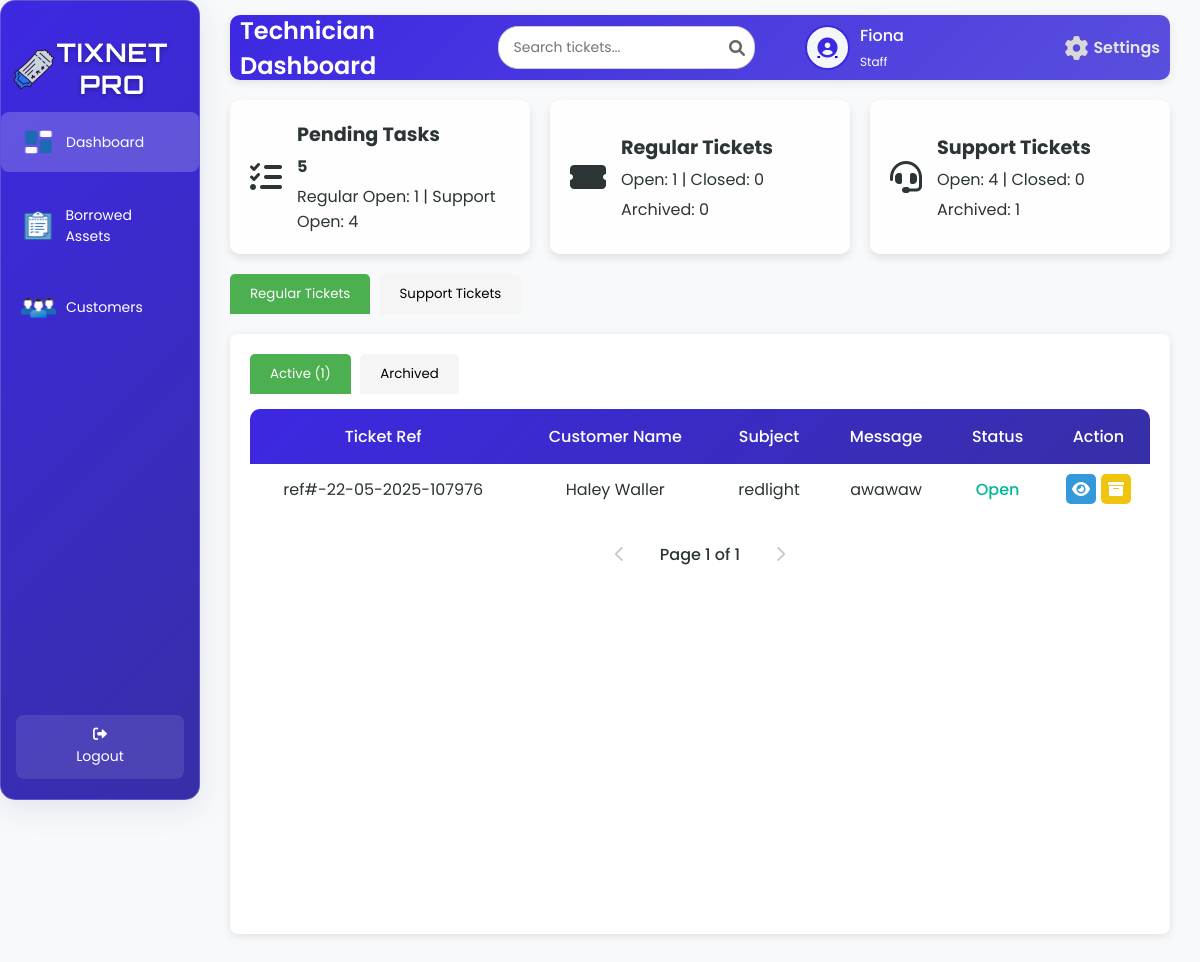
Page /technicianD.php (signed in) on the earlier database version.
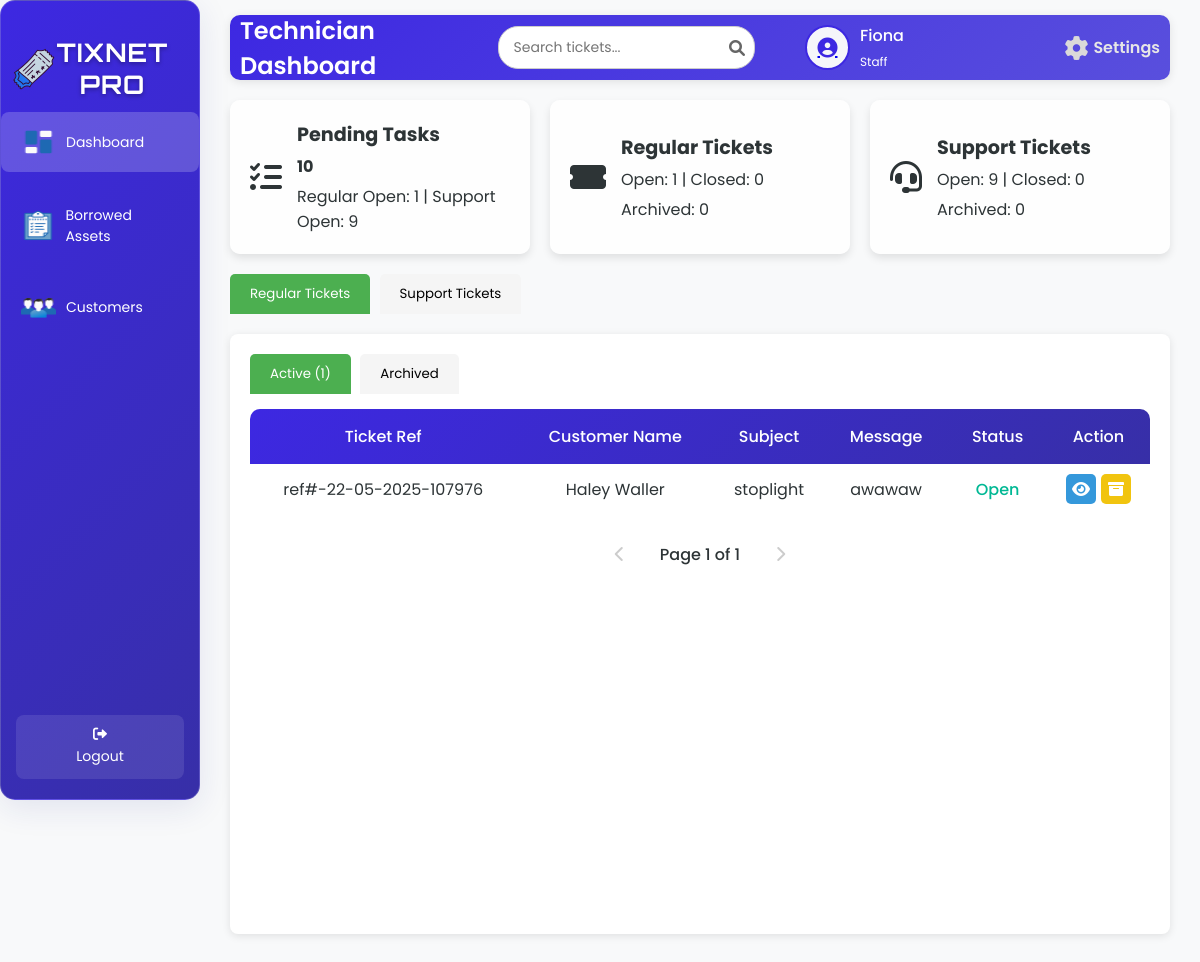
Same page on the later database version.
### tables this page shows
CREATE TABLE `tbl_ticket` (
  `t_id` int(50) NOT NULL,
  `t_aname` varchar(200) NOT NULL,
  `t_subject` varchar(200) NOT NULL,
  `t_status` varchar(200) NOT NULL,
  `t_details` varchar(200) NOT NULL,
  `t_ref` varchar(200) NOT NULL
);

### technicianD.php (the view, shortened to what the changed rows need)
<?php
include 'db.php';
$openTickets = $closedTickets = $supportOpen = $supportClosed = 0;
$archivedRegular = $archivedSupport = 0;
$pendingTasks = 0;
$resultRegularActive = $resultRegularArchived = null;
$errorMessage = '';
$limit = 10;
$regularActivePage = isset($_GET['regularActivePage']) ? max(1, (int)$_GET['regularActivePage']) : 1;
$tab = $_GET['tab'] ?? 'regular';
$searchTerm = isset($_GET['search']) ? trim($_GET['search']) : '';
try {
    $searchLike = $searchTerm ? "%$searchTerm%" : null;
    $sqlOpenTickets = "SELECT COUNT(*) AS openTickets FROM tbl_ticket
                      WHERE t_status = 'open'
                      AND (t_details NOT LIKE 'ARCHIVED:%' OR t_details IS NULL)
                      AND t_status != 'archived'";
    $stmtOpenTickets = $conn->prepare($sqlOpenTickets);
    $stmtOpenTickets->execute();
    $resultOpenTickets = $stmtOpenTickets->get_result();
    $openTickets = $resultOpenTickets->fetch_assoc()['openTickets'] ?? 0;
    $sqlSupportOpen = "SELECT COUNT(*) AS supportOpen FROM tbl_supp_tickets
                      WHERE s_status = 'Open'
                      AND (s_message NOT LIKE 'ARCHIVED:%' OR s_message IS NULL)";
    $stmtSupportOpen = $conn->prepare($sqlSupportOpen);
    $stmtSupportOpen->execute();
    $resultSupportOpen = $stmtSupportOpen->get_result();
    $supportOpen = $resultSupportOpen->fetch_assoc()['supportOpen'] ?? 0;
    $sqlSupportClosed = "SELECT COUNT(*) AS supportClosed FROM tbl_supp_tickets
                        WHERE s_status = 'Closed'
                        AND (s_message NOT LIKE 'ARCHIVED:%' OR s_message IS NULL)";
    $stmtSupportClosed = $conn->prepare($sqlSupportClosed);
    $stmtSupportClosed->execute();
    $resultSupportClosed = $stmtSupportClosed->get_result();
    $supportClosed = $resultSupportClosed->fetch_assoc()['supportClosed'] ?? 0;
    $sqlArchivedSupport = "SELECT COUNT(*) AS archivedSupport FROM tbl_supp_tickets
                          WHERE s_message LIKE 'ARCHIVED:%'";
    $stmtArchivedSupport = $conn->prepare($sqlArchivedSupport);
    $stmtArchivedSupport->execute();
    $resultArchivedSupport = $stmtArchivedSupport->get_result();
    $archivedSupport = $resultArchivedSupport->fetch_assoc()['archivedSupport'] ?? 0;
    $pendingTasks = $openTickets + $supportOpen;
    $sqlTotalRegularActive = "SELECT COUNT(*) AS total FROM tbl_ticket
                            WHERE (t_details NOT LIKE 'ARCHIVED:%' OR t_details IS NULL)
                            AND t_status != 'archived'";
    $stmtTotalRegularActive = $conn->prepare($sqlTotalRegularActive);
    if (!$stmtTotalRegularActive) {
        $errorMessage .= "Prepare failed for total regular active: " . $conn->error . " ";
        error_log("Prepare failed for total regular active: " . $conn->error);
    } else {
        $stmtTotalRegularActive->execute();
        $resultTotalRegularActive = $stmtTotalRegularActive->get_result();
        $totalRegularActive = $resultTotalRegularActive->fetch_assoc()['total'] ?? 0;
        $totalRegularActivePages = max(1, ceil($totalRegularActive / $limit));
        $regularActivePage = min($regularActivePage, $totalRegularActivePages);
        $regularActiveOffset = max(0, ($regularActivePage - 1) * $limit);
        $sqlRegularActive = "SELECT t_ref, t_aname, t_subject, t_details, t_status
                           FROM tbl_ticket
                           WHERE (t_details NOT LIKE 'ARCHIVED:%' OR t_details IS NULL)
                           AND t_status != 'archived'";
        $sqlRegularActive .= " ORDER BY t_ref ASC LIMIT ? OFFSET ?";
        $stmtRegularActive = $conn->prepare($sqlRegularActive);
        if (!$stmtRegularActive) {
            $errorMessage .= "Prepare failed for regular active tickets: " . $conn->error . " ";
            error_log("Prepare failed for regular active tickets: " . $conn->error);
        } else {
            if ($searchTerm) {
                $stmtRegularActive->bind_param("ssssii", $searchLike, $searchLike, $searchLike, $searchLike, $limit, $regularActiveOffset);
            } else {
                $stmtRegularActive->bind_param("ii", $limit, $regularActiveOffset);
            }
            $stmtRegularActive->execute();
            $resultRegularActive = $stmtRegularActive->get_result();
        }
    }
} catch (Exception $e) {
    $errorMessage .= "Main query block failed: " . $e->getMessage();
    error_log("Main query block error: " . $e->getMessage());
}
?>
<!DOCTYPE html>
<html lang="en">
<head>
    <link rel="stylesheet" href="technicianTBD.css">
    <link rel="stylesheet" href="https://cdnjs.cloudflare.com/ajax/libs/font-awesome/6.0.0-beta3/css/all.min.css">
</head>
<body>
<div class="wrapper">
    <div class="sidebar glass-container">
        <h2><img src="image/logo.png" alt="Tix Net Icon" class="sidebar-icon">TixNet Pro</h2>
    </div>
    <div class="container">
        <div class="upper">
            <h1>Technician Dashboard</h1>
        </div>
        <div class="dashboard-cards">
            <div class="card">
                <div class="card-content">
                    <h3>Pending Tasks</h3>
                    <p><strong><?php echo $pendingTasks; ?></strong></p>
                    <p>Regular Open: <?php echo $openTickets; ?> | Support Open: <?php echo $supportOpen; ?></p>
                </div>
            </div>
            <div class="card">
                <div class="card-content">
                    <h3>Support Tickets</h3>
                    <p>Open: <?php echo $supportOpen; ?> | Closed: <?php echo $supportClosed; ?></p>
                    <p>Archived: <?php echo $archivedSupport; ?></p>
                </div>
            </div>
        </div>
        <div class="tab-container">
            <div id="regularTickets" class="main-tab-content <?php echo in_array($tab, ['regular', 'regularArchived']) ? 'active' : ''; ?>">
                <div class="table-box">
                    <div id="regularTicketsContent" class="sub-tab-content <?php echo $tab === 'regular' ? 'active' : ''; ?>">
                        <table class="tickets-table" id="regular-active-tickets">
                            <thead>
                                <tr>
                                    <th>Ticket Ref</th>
                                    <th>Customer Name</th>
                                    <th>Subject</th>
                                    <th>Message</th>
                                    <th>Status</th>
                                    <th>Action</th>
                                </tr>
                            </thead>
                            <tbody>
                                <?php
                                if ($resultRegularActive && $resultRegularActive->num_rows > 0) {
                                    while ($row = $resultRegularActive->fetch_assoc()) {
                                        $display_details = preg_replace('/^ARCHIVED:/', '', $row['t_details'] ?? '');
                                        $ticketData = json_encode([
                                            'ref' => $row['t_ref'],
                                            'aname' => $row['t_aname'] ?? '',
                                            'subject' => $row['t_subject'] ?? '',
                                            'details' => $display_details,
                                            'status' => ucfirst(strtolower($row['t_status'] ?? '')),
                                            'isArchived' => strpos($row['t_details'] ?? '', 'ARCHIVED:') === 0
                                        ], JSON_HEX_QUOT | JSON_HEX_TAG);
                                        echo "<tr>
                                                <td>" . htmlspecialchars($row['t_ref']) . "</td>
                                                <td>" . htmlspecialchars($row['t_aname'] ?? '') . "</td>
                                                <td>" . htmlspecialchars($row['t_subject'] ?? '') . "</td>
                                                <td>" . htmlspecialchars($display_details) . "</td>
                                                <td class='status-" . strtolower(str_replace(' ', '-', $row['t_status'] ?? '')) .
                                                (strtolower($row['t_status']) === 'open' ? " clickable' onclick='openCloseModal(\"" . htmlspecialchars($row['t_ref'], ENT_QUOTES, 'UTF-8') . "\", \"" . htmlspecialchars($row['t_aname'], ENT_QUOTES, 'UTF-8') . "\", \"regular\")'" : "'") .
                                                ">" . ucfirst(strtolower($row['t_status'] ?? '')) . "</td>
                                                <td class='action-buttons'>
                                                    <span class='view-btn' onclick='showViewModal(\"regular\", $ticketData)' title='View'><i class='fas fa-eye'></i></span>
                                                    <span class='archive-btn' onclick='openModal(\"archive\", \"regular\", {\"ref\": \"" . htmlspecialchars($row['t_ref'], ENT_QUOTES, 'UTF-8') . "\"})' title='Archive'><i class='fas fa-archive'></i></span>
                                                </td>
                                              </tr>";
                                    }
                                } else {
                                    echo "<tr><td colspan='6'>No active regular tickets found.</td></tr>";
                                }
                                ?>
                            </tbody>
                        </table>
                    </div>
                </div>
            </div>
        </div>
    </div>
</div>
</body>
</html>

Differences in the rows shown:
changed tbl_ticket "Haley Waller": t_subject "redlight" → "stoplight"
Other differences:
$pendingTasks: "5" → "10"
$supportOpen: "4" → "9"
$archivedSupport: "1" → "0"
